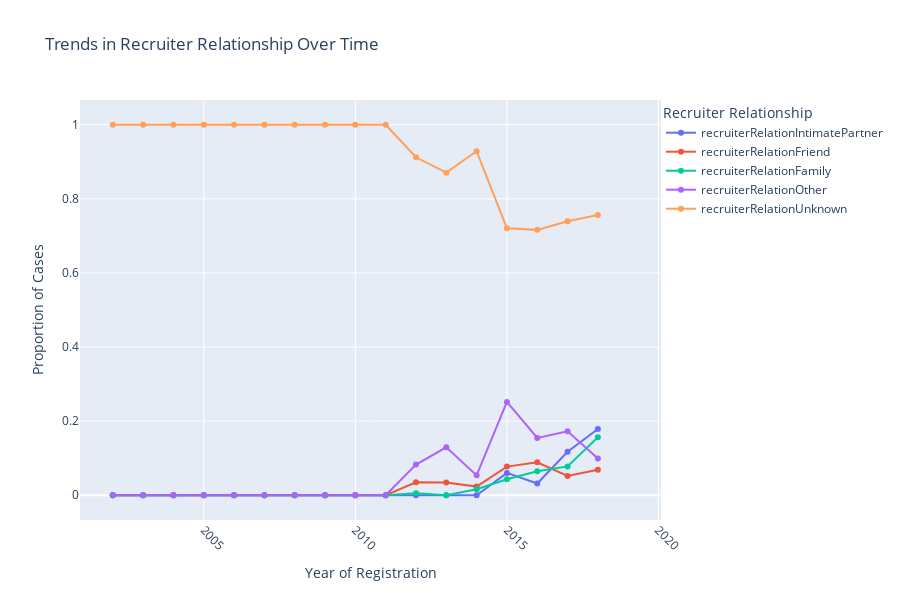

Write notebook code for a chart like this one.
### Code cell
# List of recruiter columns
recruiter_cols = [
    'recruiterRelationIntimatePartner', 'recruiterRelationFriend', 
    'recruiterRelationFamily', 'recruiterRelationOther', 'recruiterRelationUnknown'
]

# Group by yearOfRegistration and calculate the mean for each recruiter type
recruiter_trends = df.groupby('yearOfRegistration')[recruiter_cols].mean().reset_index()

# Create an interactive line plot using Plotly
fig = px.line(recruiter_trends, 
              x='yearOfRegistration', 
              y=recruiter_cols, 
              title="Trends in Recruiter Relationship Over Time",
              labels={"yearOfRegistration": "Year of Registration", "value": "Proportion of Cases"},
              line_shape='linear',  # Linear line connection
              markers=True,         # Show markers for each point
              height=600)

# Update layout for better aesthetics and readability
fig.update_layout(
    xaxis_title="Year of Registration",
    yaxis_title="Proportion of Cases",
    xaxis=dict(tickangle=45),
    legend_title="Recruiter Relationship",
    legend=dict(title="Recruiter Relationship", x=1, y=1)
)

# Show the plot
fig.show()

### Figure 1 — Plotly figure (JSON) as saved in the notebook; plotly's stock layout.template omitted (floating-point values rounded to 4 significant figures)
{"data": [{"hovertemplate": "variable=recruiterRelationIntimatePartner<br>Year of Registration=%{x}<br>Proportion of Cases=%{y}<extra></extra>", "legendgroup": "recruiterRelationIntimatePartner", "line": {"color": "#636efa", "dash": "solid", "shape": "linear"}, "marker": {"symbol": "circle"}, "mode": "lines+markers", "name": "recruiterRelationIntimatePartner", "orientation": "v", "showlegend": true, "type": "scatter", "x": [2002, 2003, 2004, 2005, 2006, 2007, 2008, 2009, 2010, 2011, 2012, 2013, 2014, 2015, 2016, 2017, 2018, 2019], "xaxis": "x", "y": [0.0, 0.0, 0.0, 0.0, 0.0, 0.0, 0.0, 0.0, 0.0, 0.0, 0.0, 0.0, 0.0, 0.06032, 0.03162, 0.1174, 0.1787, NaN], "yaxis": "y"}, {"hovertemplate": "variable=recruiterRelationFriend<br>Year of Registration=%{x}<br>Proportion of Cases=%{y}<extra></extra>", "legendgroup": "recruiterRelationFriend", "line": {"color": "#EF553B", "dash": "solid", "shape": "linear"}, "marker": {"symbol": "circle"}, "mode": "lines+markers", "name": "recruiterRelationFriend", "orientation": "v", "showlegend": true, "type": "scatter", "x": [2002, 2003, 2004, 2005, 2006, 2007, 2008, 2009, 2010, 2011, 2012, 2013, 2014, 2015, 2016, 2017, 2018, 2019], "xaxis": "x", "y": [0.0, 0.0, 0.0, 0.0, 0.0, 0.0, 0.0, 0.0, 0.0, 0.0, 0.03511, 0.03439, 0.02333, 0.07733, 0.089, 0.05199, 0.0687, NaN], "yaxis": "y"}, {"hovertemplate": "variable=recruiterRelationFamily<br>Year of Registration=%{x}<br>Proportion of Cases=%{y}<extra></extra>", "legendgroup": "recruiterRelationFamily", "line": {"color": "#00cc96", "dash": "solid", "shape": "linear"}, "marker": {"symbol": "circle"}, "mode": "lines+markers", "name": "recruiterRelationFamily", "orientation": "v", "showlegend": true, "type": "scatter", "x": [2002, 2003, 2004, 2005, 2006, 2007, 2008, 2009, 2010, 2011, 2012, 2013, 2014, 2015, 2016, 2017, 2018, 2019], "xaxis": "x", "y": [0.0, 0.0, 0.0, 0.0, 0.0, 0.0, 0.0, 0.0, 0.0, 0.0, 0.005121, 0.0, 0.01633, 0.04299, 0.06501, 0.07786, 0.1563, NaN], "yaxis": "y"}, {"hovertemplate": "variable=recruiterRelationOther<br>Year of Registration=%{x}<br>Proportion of Cases=%{y}<extra></extra>", "legendgroup": "recruiterRelationOther", "line": {"color": "#ab63fa", "dash": "solid", "shape": "linear"}, "marker": {"symbol": "circle"}, "mode": "lines+markers", "name": "recruiterRelationOther", "orientation": "v", "showlegend": true, "type": "scatter", "x": [2002, 2003, 2004, 2005, 2006, 2007, 2008, 2009, 2010, 2011, 2012, 2013, 2014, 2015, 2016, 2017, 2018, 2019], "xaxis": "x", "y": [0.0, 0.0, 0.0, 0.0, 0.0, 0.0, 0.0, 0.0, 0.0, 0.0, 0.08266, 0.1294, 0.05367, 0.2518, 0.1549, 0.1728, 0.09915, NaN], "yaxis": "y"}, {"hovertemplate": "variable=recruiterRelationUnknown<br>Year of Registration=%{x}<br>Proportion of Cases=%{y}<extra></extra>", "legendgroup": "recruiterRelationUnknown", "line": {"color": "#FFA15A", "dash": "solid", "shape": "linear"}, "marker": {"symbol": "circle"}, "mode": "lines+markers", "name": "recruiterRelationUnknown", "orientation": "v", "showlegend": true, "type": "scatter", "x": [2002, 2003, 2004, 2005, 2006, 2007, 2008, 2009, 2010, 2011, 2012, 2013, 2014, 2015, 2016, 2017, 2018, 2019], "xaxis": "x", "y": [1.0, 1.0, 1.0, 1.0, 1.0, 1.0, 1.0, 1.0, 1.0, 1.0, 0.9122, 0.8706, 0.9287, 0.7208, 0.7163, 0.7397, 0.7564, NaN], "yaxis": "y"}], "layout": {"height": 600, "legend": {"title": {"text": "Recruiter Relationship"}, "tracegroupgap": 0, "x": 1, "y": 1}, "title": {"text": "Trends in Recruiter Relationship Over Time"}, "xaxis": {"anchor": "y", "domain": [0, 1], "tickangle": 45, "title": {"text": "Year of Registration"}}, "yaxis": {"anchor": "x", "domain": [0, 1], "title": {"text": "Proportion of Cases"}}}}
